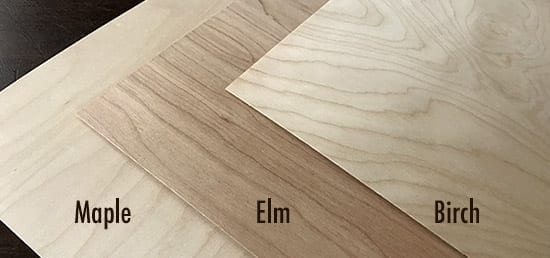
#> input picture docpaint/src/assets/images/bois.jpg, 550 x 258 px
$ python rotate_png.py ../../docpaint/src/assets/images/bois.jpg
#> lines starting #> are read from the running program, lines starting #| are printed output that depends on the picture
#!/usr/bin/env python3

import os, sys

from PIL import Image


def rotate(png_path, angle=180):
#> called with angle = 180
	with Image.open(png_path) as im:
#> im is the input picture: PIL image 550x258 RGB; mean R, G, B 177.2, 162.5, 141.3
		im.rotate(angle).save(os.path.splitext(png_path)[0]+ "_rotate.png", "PNG")
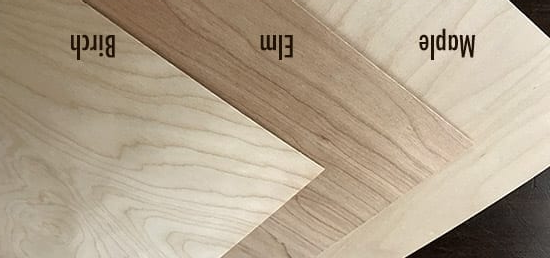
#> saved as bois_rotate.png: PIL image 550x258 RGB; mean R, G, B 177.2, 162.5, 141.3


def rotate_dir(d, angle=180):
	l_pngs= [os.path.join(d, x) for x in os.listdir(d) if os.path.splitext(x)[1]== ".png"]
	for png_path in l_pngs:
		rotate(png_path, angle)


if __name__== "__main__":
	if os.path.isfile(sys.argv[1]):
		rotate(sys.argv[1])
	else:
		rotate_dir(sys.argv[1])
